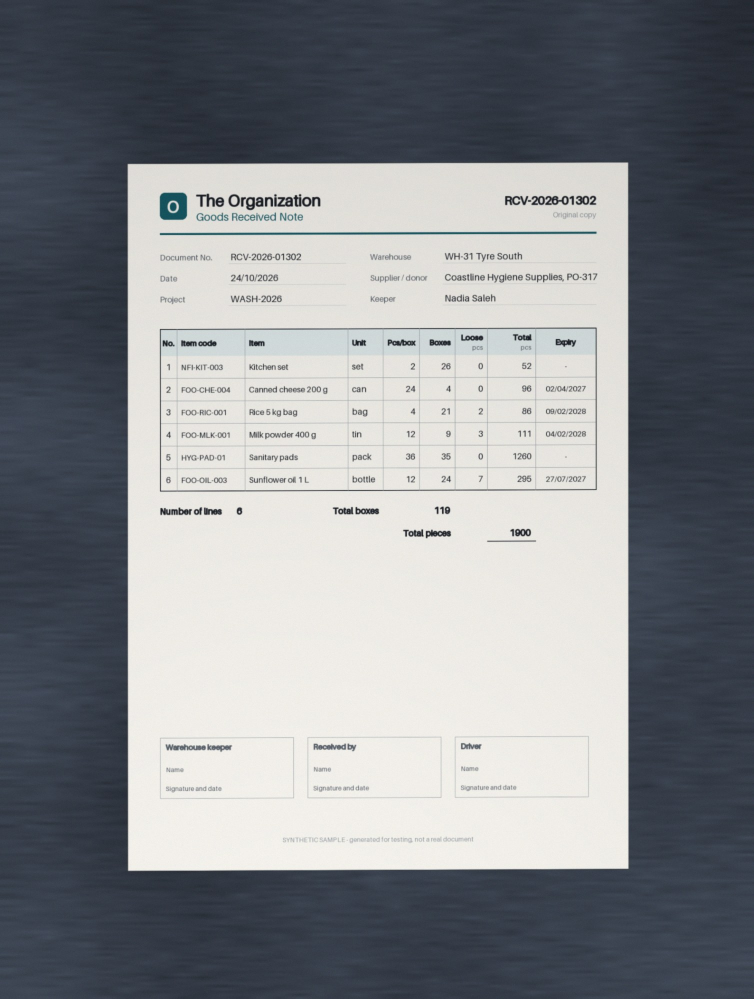
#> input picture src/formcheck/samples/bad-code.jpg, 1507 x 1998 px (shown at 1/2 size)
$ python -i ocr.py   (imports and definitions only)   (older library calls are emulated)
#> lines starting #> are read from the running program, lines starting #| are printed output that depends on the picture; after the words box and inside, x2 and y2 are one past the last pixel; in counts of white or black regions, pixels touching at a corner belong together
"""Find the sheet in the photo, flatten it, and read it with a local OCR model.

The OCR engine is RapidOCR (PaddleOCR models exported to ONNX), which runs on
CPU and installs with pip. Nothing leaves the machine.

The output of this module is an ``OcrPage``: every word box in flattened
page coordinates plus the homography back to the photo. It is plain data and
can be saved as JSON, which is how the tests replay OCR without the model.
"""

from __future__ import annotations

import json
from dataclasses import asdict, dataclass, field
from pathlib import Path

import cv2
import numpy as np

FLAT_W = 1240


@dataclass
class Word:
    text: str
    conf: float
    poly: list[list[float]]  # 4 points, flattened-page coordinates

    @property
    def x0(self) -> float:
        return min(p[0] for p in self.poly)

    @property
    def x1(self) -> float:
        return max(p[0] for p in self.poly)

    @property
    def y0(self) -> float:
        return min(p[1] for p in self.poly)

    @property
    def y1(self) -> float:
        return max(p[1] for p in self.poly)

    @property
    def cx(self) -> float:
        return sum(p[0] for p in self.poly) / 4

    @property
    def cy(self) -> float:
        return sum(p[1] for p in self.poly) / 4

    # [4 lines left out: function height, not called in this run]


@dataclass
class OcrPage:
    words: list[Word]
    flat_size: tuple[int, int]
    photo_size: tuple[int, int]
    to_photo: list[list[float]]  # 3x3 homography, flat -> photo
    page_corners: list[list[float]] | None = None  # in photo, None if the sheet was not found
    timings: dict = field(default_factory=dict)

    # [4 lines left out: function poly_to_photo, not called in this run]

    def to_json(self) -> str:
        d = asdict(self)
        return json.dumps(d)

    # [7 lines left out: function from_json, not called in this run]

    @classmethod
    def load(cls, path: Path) -> "OcrPage":
        return cls.from_json(Path(path).read_text(encoding="utf-8"))


# ---------------------------------------------------------------- page

def _corners_from_mask(mask: np.ndarray) -> np.ndarray | None:
    contours, _ = cv2.findContours(mask, cv2.RETR_EXTERNAL, cv2.CHAIN_APPROX_SIMPLE)
    if not contours:
        return None
    c = max(contours, key=cv2.contourArea)
    hull = cv2.convexHull(c).reshape(-1, 2).astype(np.float32)
    approx = cv2.approxPolyDP(hull, 0.02 * cv2.arcLength(hull, True), True).reshape(-1, 2)
    pts = approx.astype(np.float64) if len(approx) == 4 else hull.astype(np.float64)
    s = pts.sum(axis=1)
    d = pts[:, 0] - pts[:, 1]
    return np.array([pts[np.argmin(s)], pts[np.argmax(d)], pts[np.argmax(s)], pts[np.argmin(d)]])


def _plausible(q: np.ndarray, shape: tuple[int, int]) -> bool:
    """A sheet: large, convex, corners near right angles, a paper-like aspect."""
    if q is None or len({tuple(p) for p in q.round(1)}) < 4:
        return False
    area = cv2.contourArea(q.astype(np.float32))
    if area < 0.2 * shape[0] * shape[1] or not cv2.isContourConvex(q.astype(np.float32)):
        return False
    for i in range(4):
        a, b, c = q[i - 1], q[i], q[(i + 1) % 4]
        v1, v2 = a - b, c - b
        cos = np.dot(v1, v2) / (np.linalg.norm(v1) * np.linalg.norm(v2) + 1e-9)
        if abs(cos) > 0.42:  # outside roughly 65 to 115 degrees
            return False
    w = (np.linalg.norm(q[1] - q[0]) + np.linalg.norm(q[2] - q[3])) / 2
    h = (np.linalg.norm(q[3] - q[0]) + np.linalg.norm(q[2] - q[1])) / 2
    return 0.9 < h / max(w, 1) < 2.0


def find_page(img: np.ndarray) -> np.ndarray | None:
    """Return the four corners of the sheet (tl, tr, br, bl) or None.

    Tries a brightness mask first (paper is lighter and less coloured than the
    desk), then an edge map, and keeps the first outline that looks like a sheet.
    """
    h, w = img.shape[:2]
    scale = 800 / max(h, w)
    small = cv2.resize(img, (int(w * scale), int(h * scale)), interpolation=cv2.INTER_AREA)
    hsv = cv2.cvtColor(small, cv2.COLOR_RGB2HSV)
#> hsv: shape (800, 603, 3); mean H, S, V 70.1, 39.5, 144.3
    v = cv2.GaussianBlur(hsv[..., 2], (5, 5), 0)
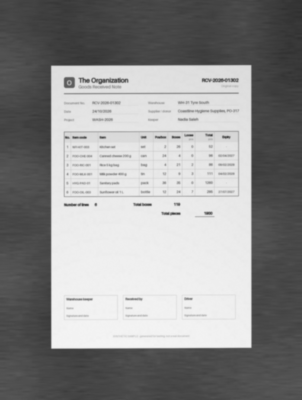
#> v: shape (800, 603) (shown at 1/2 size); min 47, max 244, mean 144.3
    sat = hsv[..., 1]
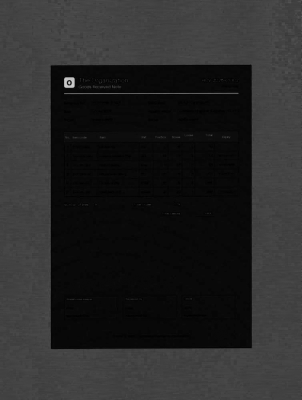
#> sat: shape (800, 603) (shown at 1/2 size); min 0, max 217, mean 39.5
    t, _ = cv2.threshold(v, 0, 255, cv2.THRESH_BINARY + cv2.THRESH_OTSU)
#> t = 149
    kernel = np.ones((15, 15), np.uint8)

    def clean(m):
        m = cv2.morphologyEx(m, cv2.MORPH_CLOSE, kernel)
        return cv2.morphologyEx(m, cv2.MORPH_OPEN, np.ones((9, 9), np.uint8))

    def candidate(m):
        q = _corners_from_mask(m)
        if q is None or not _plausible(q, small.shape[:2]):
            return None
        border = 0.01 * max(small.shape)
        if (q[:, 0].min() < border or q[:, 1].min() < border or q[:, 0].max() > small.shape[1] - border
                or q[:, 1].max() > small.shape[0] - border):
            return None  # the outline runs along the photo edge: that is the frame, not the sheet
        return q

    # Candidate outlines: 1. paper is brighter than the desk; 2. paper is grey
    # or white while most desks have some colour, which still holds where a
    # shadow falls on the sheet; 3. the strongest closed edge; 4. a looser
    # brightness mask. Each outline is scored by how sharp the image edge is
    # along its weakest side, and the best one wins.
    bright = ((v > t) & (sat < 80)).astype(np.uint8) * 255
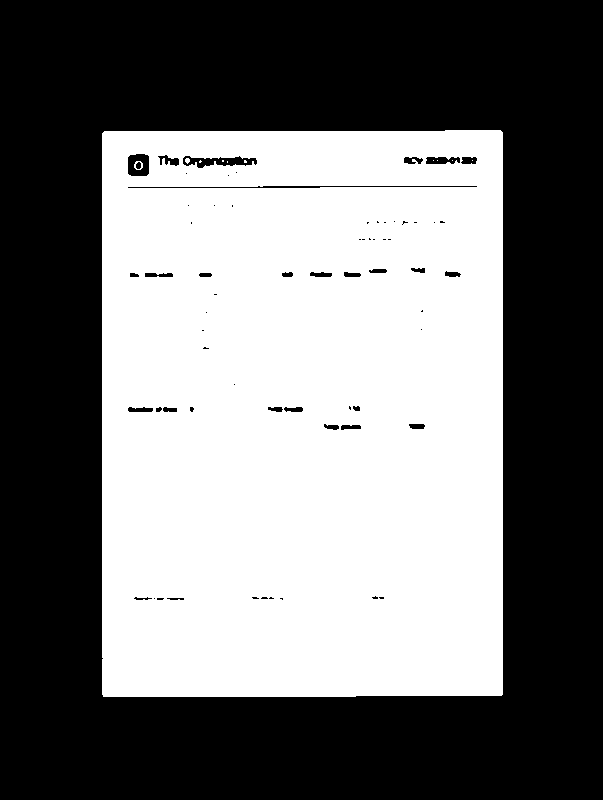
#> bright: shape (800, 603); 46.4% white; 11 white regions (8 under 20 px), largest, box (x1, y1, x2, y2) and area: (102, 130, 503, 697) 223630, (134, 161, 143, 170) 39, (185, 158, 190, 164) 22
    ts, _ = cv2.threshold(cv2.GaussianBlur(sat, (5, 5), 0), 0, 255, cv2.THRESH_BINARY + cv2.THRESH_OTSU)
#> ts = 37
    neutral = ((sat < min(ts, 60)) & (v > 60)).astype(np.uint8) * 255
#> neutral: shape (800, 603); 46.8% white; 2 white regions, box (x1, y1, x2, y2) and area: (101, 129, 504, 698) 225818, (134, 161, 143, 170) 35
    gray = cv2.GaussianBlur(cv2.cvtColor(small, cv2.COLOR_RGB2GRAY), (5, 5), 0)
    edges = cv2.dilate(cv2.Canny(gray, 30, 90), np.ones((3, 3), np.uint8))
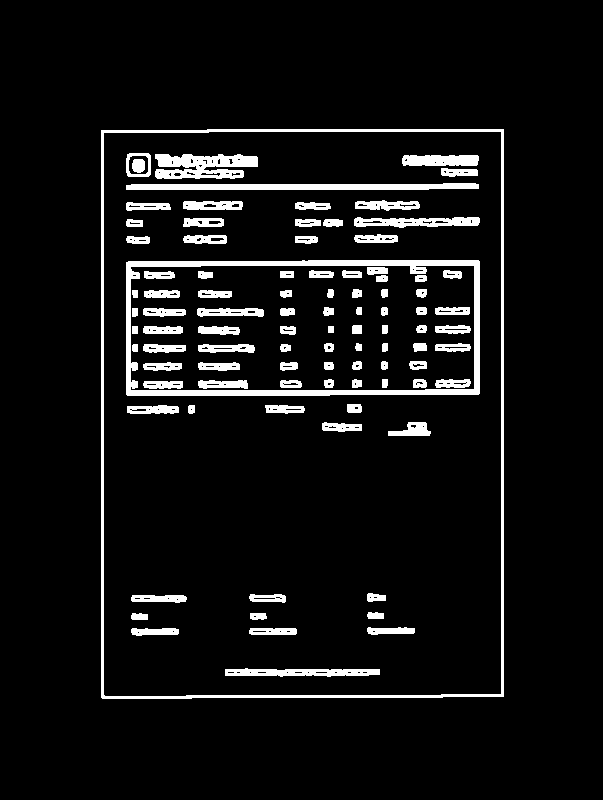
#> edges: shape (800, 603); 7% white; 96 white regions
    filled = np.zeros_like(edges)
    cs, _ = cv2.findContours(edges, cv2.RETR_EXTERNAL, cv2.CHAIN_APPROX_SIMPLE)
#> cs = 1 contour; box (x1, y1, x2, y2) and area: (101, 129, 504, 699) 228260
    if cs:
        cv2.drawContours(filled, [max(cs, key=cv2.contourArea)], -1, 255, thickness=cv2.FILLED)
#> filled: shape (800, 603); 47.5% white; 1 white region, box (x1, y1, x2, y2) and area: (101, 129, 504, 699) 229230
    local = cv2.adaptiveThreshold(v, 255, cv2.ADAPTIVE_THRESH_MEAN_C, cv2.THRESH_BINARY, 151, -5)
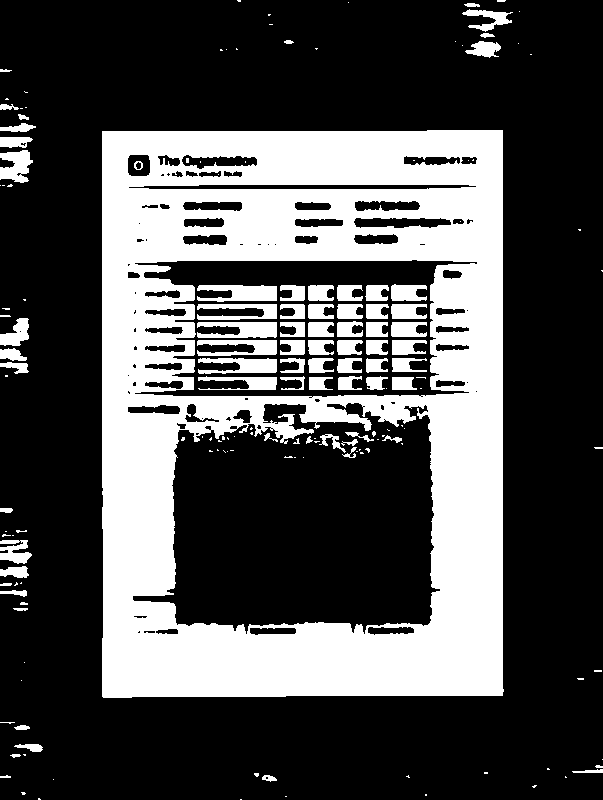
#> local: shape (800, 603); 31.3% white; 168 white regions (95 under 20 px), largest, box (x1, y1, x2, y2) and area: (102, 130, 504, 698) 131057, (197, 285, 277, 302) 1001, (197, 322, 277, 338) 953
    loose = (((v > t * 0.85) | (local > 0)) & (sat < 70)).astype(np.uint8) * 255
#> loose: shape (800, 603); 47.6% white; 88 white regions (59 under 20 px), largest, box (x1, y1, x2, y2) and area: (102, 130, 504, 698) 224815, (0, 150, 33, 183) 717, (0, 540, 32, 564) 493

    gx = cv2.Sobel(gray, cv2.CV_32F, 1, 0, ksize=3)
    gy = cv2.Sobel(gray, cv2.CV_32F, 0, 1, ksize=3)
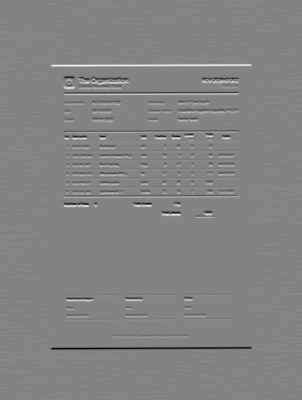
#> gy: shape (800, 603) float32 (shown at 1/2 size); min -468, max 438, mean 0.1; drawn with min black and max white
    grad = cv2.GaussianBlur(np.hypot(gx, gy), (7, 7), 0)
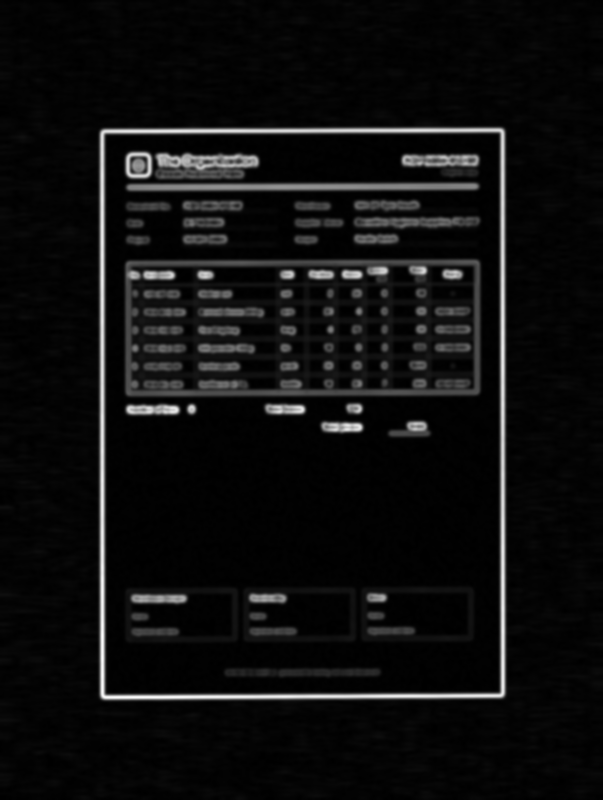
#> grad: shape (800, 603) float32; min 0, max 322.6, mean 18.7; drawn with min black and max white

    def support(q):
        worst = np.inf
        for i in range(4):
            a, b = q[i], q[(i + 1) % 4]
            ts_ = np.linspace(0.1, 0.9, 40)[:, None]
            pts = (a + (b - a) * ts_).round().astype(int)
            pts[:, 0] = pts[:, 0].clip(0, grad.shape[1] - 1)
            pts[:, 1] = pts[:, 1].clip(0, grad.shape[0] - 1)
            worst = min(worst, float(np.median(grad[pts[:, 1], pts[:, 0]])))
        return worst

    found = [q for q in (candidate(clean(m)) for m in (bright, neutral, filled, loose)) if q is not None]
#> found = [[[102, 133], [500, 130], [502, 694], [103, 696]], [[102, 131], [502, 130], [503, 694], [102, 697]], [[101, 130], [503, 129], [503, 696], [102, 698]], [[102, 131], [502, 130], [502, 695], [103, 697]]]
    if found:
        return max(found, key=support) / scale
#> the loop in support, `for i in range(4):` made 4 passes
#> (a, b, worst) on passes 1 to 4: ([102, 133], [500, 130], 232.8), ([500, 130], [502, 694], 226.1), ([502, 694], [103, 696], 226.1), ([103, 696], [102, 133], 226.1)
#> the loop in support (call 2), `for i in range(4):` made 4 passes
#> (a, b) on passes 1 to 4: ([102, 131], [502, 130]), ([502, 130], [503, 694]), ([503, 694], [102, 697]), ([102, 697], [102, 131])
    return None


# [10 lines left out: function flatten, not called in this run]


# ---------------------------------------------------------------- ocr

_ENGINE = None


# [50 lines left out: functions engine, read_words, decode, ocr_photo, not called in this run]

>>> import cv2
>>> picture = cv2.cvtColor(cv2.imread('samples/bad-code.jpg'), cv2.COLOR_BGR2RGB)
>>> result = find_page(picture)
#> result = [[254.7, 327.2], [1253.7, 324.7], [1256.2, 1733.3], [254.7, 1740.8]]

$ run again, on src/formcheck/samples/clean-easy.jpg
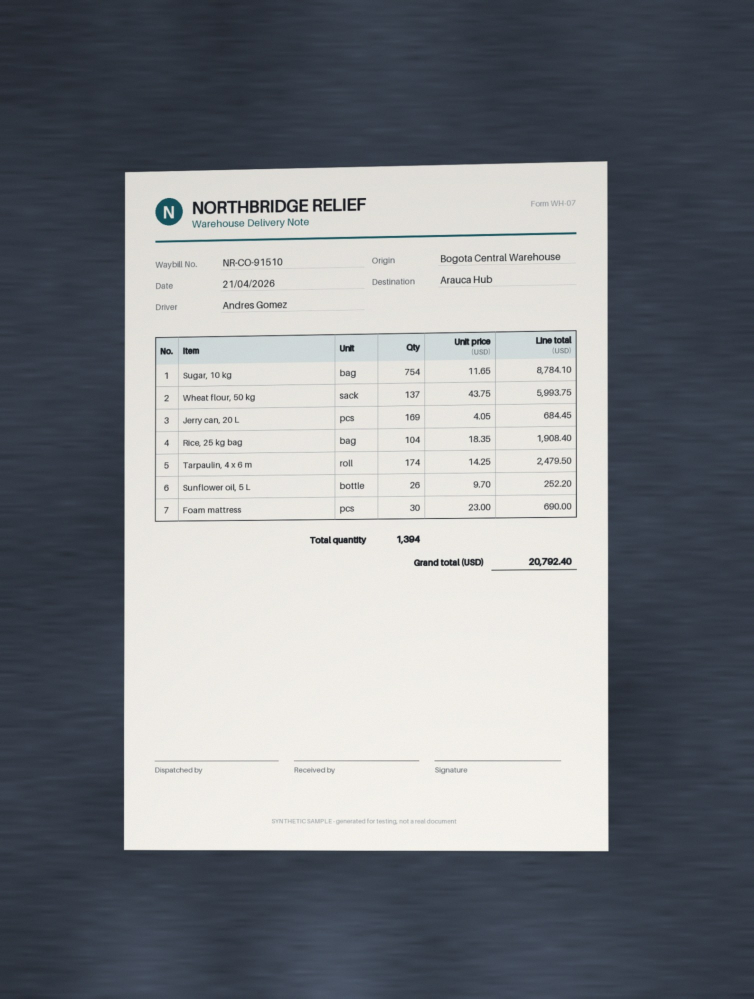
#> input picture src/formcheck/samples/clean-easy.jpg, 1507 x 1998 px (shown at 1/2 size)
#> hsv: shape (800, 603, 3); mean H, S, V 72.6, 41.1, 140
#> t = 150
#> in find_page, `bright = ((v > t) & (sat < 80)).astype(np.uint8) * 255`:
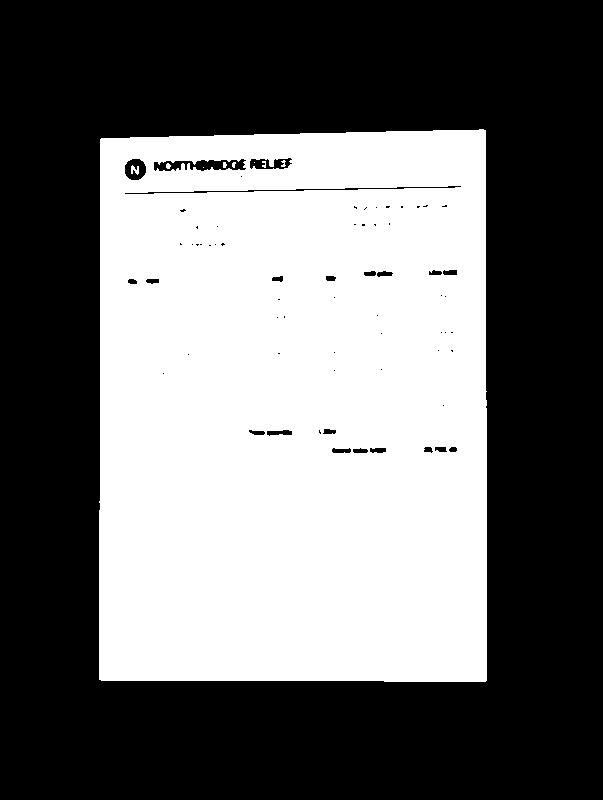
#> bright: shape (800, 603); 43.3% white; 9 white regions (3 under 20 px), largest, box (x1, y1, x2, y2) and area: (99, 129, 487, 682) 208928, (131, 165, 139, 175) 50, (166, 163, 171, 169) 23, (281, 160, 286, 167) 22, (262, 161, 266, 168) 20, (223, 162, 227, 168) 20
#> ts = 37
#> neutral: shape (800, 603); 43.9% white; 2 white regions, box (x1, y1, x2, y2) and area: (99, 129, 488, 682) 211598, (131, 165, 139, 175) 47
#> edges: shape (800, 603); 6.6% white; 68 white regions
#> cs = 1 contour; box (x1, y1, x2, y2) and area: (98, 128, 488, 683) 213709
#> filled: shape (800, 603); 44.5% white; 1 white region, box (x1, y1, x2, y2) and area: (98, 128, 488, 683) 214647
#> local: shape (800, 603); 31.3% white; 156 white regions (87 under 20 px), largest, box (x1, y1, x2, y2) and area: (99, 129, 487, 682) 131033, (219, 748, 302, 800) 2887, (64, 747, 148, 800) 2773
#> loose: shape (800, 603); 45.6% white; 96 white regions (58 under 20 px), largest, box (x1, y1, x2, y2) and area: (99, 129, 487, 682) 210596, (219, 748, 302, 800) 2798, (64, 747, 148, 800) 2710
#> in find_page, `grad = cv2.GaussianBlur(np.hypot(gx, gy), (7, 7), 0)`:
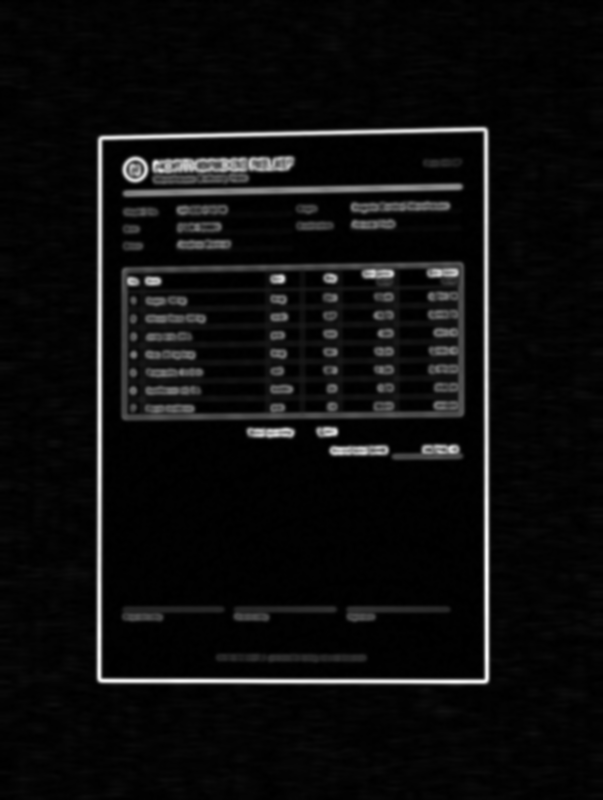
#> grad: shape (800, 603) float32; min 0, max 321.6, mean 17.4; drawn with min black and max white
#> found = [[[100, 139], [485, 130], [486, 680], [99, 679]], [[100, 137], [486, 129], [486, 681], [99, 680]], [[99, 137], [486, 128], [487, 682], [98, 681]], [[100, 138], [485, 129], [486, 681], [99, 680]]]
#> the loop in support, `for i in range(4):` made 4 passes
#> (a, b) on passes 1 to 4: ([100, 139], [485, 130]), ([485, 130], [486, 680]), ([486, 680], [99, 679]), ([99, 679], [100, 139])
#> the loop in support (call 2), `for i in range(4):` made 4 passes
#> (a, b) on passes 1 to 4: ([100, 137], [486, 129]), ([486, 129], [486, 681]), ([486, 681], [99, 680]), ([99, 680], [100, 137])
#> result = [[249.7, 342.2], [1213.8, 322.2], [1213.8, 1700.8], [247.3, 1698.3]]
